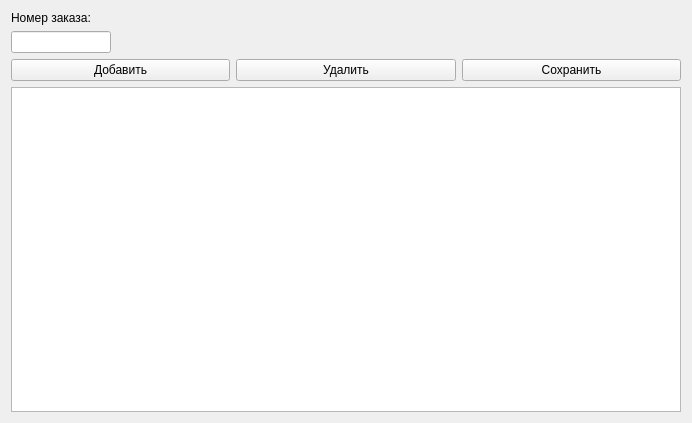
<?xml version="1.0" encoding="UTF-8"?>
<ui version="4.0">
 <class>Form_order</class>
 <widget class="QWidget" name="Form_order">
  <property name="geometry">
   <rect>
    <x>0</x>
    <y>0</y>
    <width>692</width>
    <height>423</height>
   </rect>
  </property>
  <property name="windowTitle">
   <string>Заказ</string>
  </property>
  <layout class="QVBoxLayout" name="verticalLayout">
   <item>
    <widget class="QLabel" name="label">
     <property name="text">
      <string>Номер заказа:</string>
     </property>
    </widget>
   </item>
   <item>
    <widget class="QLineEdit" name="lineEdit_order_one_c_id">
     <property name="maximumSize">
      <size>
       <width>100</width>
       <height>16777215</height>
      </size>
     </property>
    </widget>
   </item>
   <item>
    <layout class="QHBoxLayout" name="horizontalLayout">
     <item>
      <widget class="QPushButton" name="pushButton_add_row">
       <property name="text">
        <string>Добавить</string>
       </property>
      </widget>
     </item>
     <item>
      <widget class="QPushButton" name="pushButton_delete_row">
       <property name="text">
        <string>Удалить</string>
       </property>
      </widget>
     </item>
     <item>
      <widget class="QPushButton" name="pushButton_save">
       <property name="text">
        <string>Сохранить</string>
       </property>
      </widget>
     </item>
    </layout>
   </item>
   <item>
    <widget class="QTableWidget" name="tableWidget_characteristics_in_order"/>
   </item>
  </layout>
 </widget>
 <resources/>
 <connections/>
</ui>
